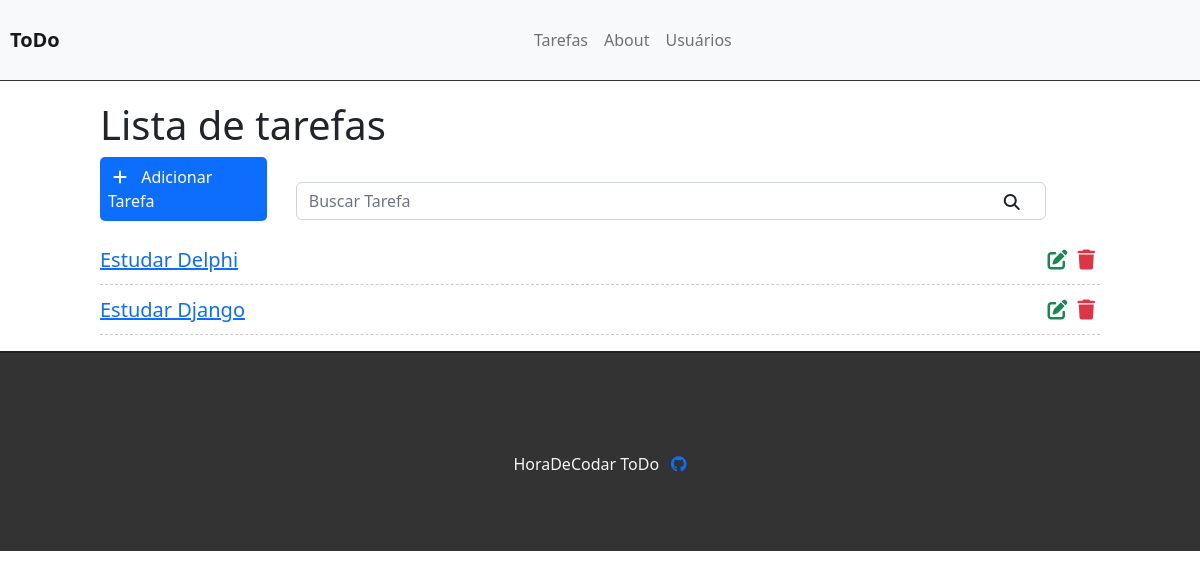
Before: / with the older database file.
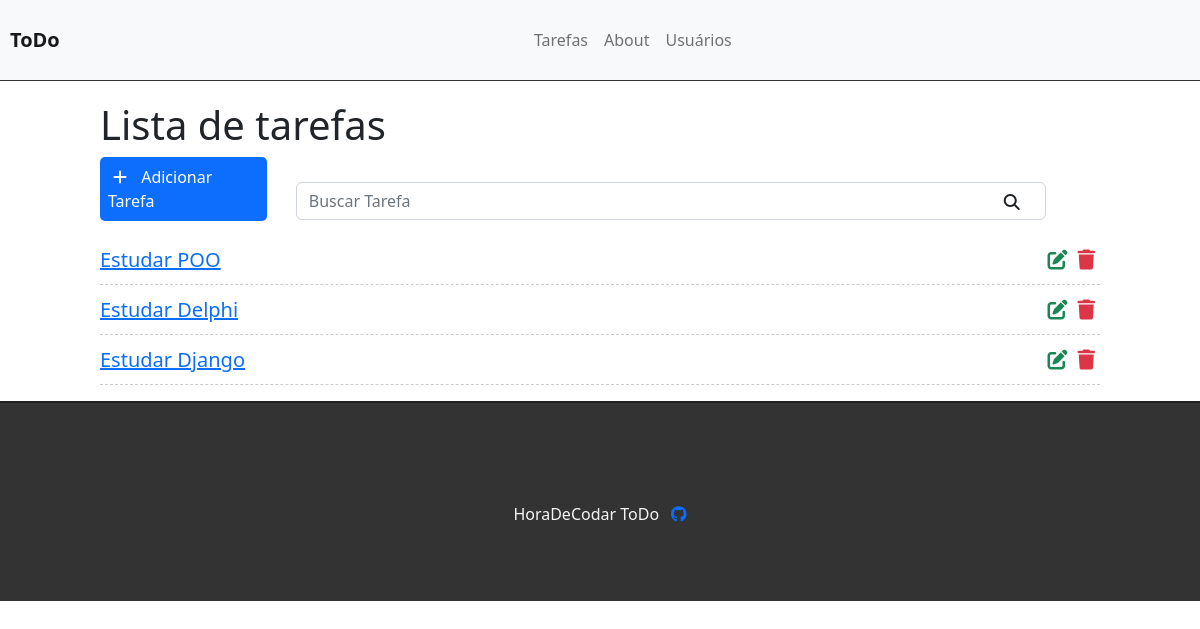
After: the same page with the newer database file.
### tasks/models.py (models this page shows, shortened)
class Task(models.Model):
    STATUS = (
        ('doing','Doing'),
        ('done','Done')
    )
    title = models.CharField(max_length = 255)
    description = models.TextField()
    done = models.CharField(
        max_length=5,
        choices = STATUS
        )
    created_at = models.DateTimeField(auto_now_add=True)
    updated_at = models.DateTimeField(auto_now=True)

### tasks/views.py (the view)
# urls.py: path('',views.taskList,name='task-list'),
def taskList(request):
    tasks = Task.objects.all().order_by('-created_at')
    return render (request,'tasks/list.html',{'tasks':tasks})

### tasks/templates/tasks/list.html (shortened to what this page needs)
{% extends 'base.html' %}
{% block content %}
<div class="offset-1 col-10 list-div">
    <h1>Lista de tarefas</h1>
    <a id="add-link" href="newtask/">
        <div class="col-2 add-div">
            <i class="fas fa-plus"></i> Adicionar Tarefa
        </div>
    </a>
    <div class="col-9 search-div">
        <input class="form-control" type="text" id="search" placeholder="Buscar Tarefa">
        <i class="fas fa-search"></i>
    </div>
    <ul class="task-list">
        {% for task in tasks %}
        <li class="task-item">
            <span><a href="/task/{{task.id}}"> {{task.title}} </a></span>
            <span><i class="fas fa-trash"></i></span>
            <span><i class="fas fa-edit"></i></span>
        </li>
        {% endfor %}
    </ul>
</div>
{% endblock %}

### tasks/templates/base.html (shortened to what this page needs)
{% load static %}
<!DOCTYPE html>
<html lang="en">
<head>
    <link href="https://cdn.jsdelivr.net/npm/bootstrap@5.2.3/dist/css/bootstrap.min.css" rel="stylesheet">
    <link rel="stylesheet" href="{% static 'css/style.css' %}">
    <link rel="stylesheet" href="https://cdnjs.cloudflare.com/ajax/libs/font-awesome/6.5.1/css/all.min.css" />
</head>
<body>
    <div class="container-fluid">
        <nav class="navbar navbar-expand-lg bg-light">
            <div class="container-fluid">
              <a class="navbar-brand" href="/">ToDo</a>
              <div class="collapse navbar-collapse" id="navbarSupportedContent">
                <ul class="navbar-nav me-auto mb-2 mb-lg-0">
                  <li class="nav-item">
                    <a class="nav-link" aria-current="page" href="#">Tarefas</a>
                  </li>
                  <li class="nav-item">
                    <a class="nav-link" aria-current="page" href="#">About</a>
                  </li>
                  <li class="nav-item">
                    <a class="nav-link" aria-current="page" href="#">Usuários</a>
                  </li>
                </ul>
              </div>
            </div>
        </nav>
          {% block content%}{% endblock %}
          <footer>
            <div>
                <p>HoraDeCodar ToDo</p>
                <a href="https://github.com/TheJoaoVitorio">
                    <i class="fa-brands fa-github"></i>
                </a>
            </div>
          </footer>
    </div>
</body>
</html>

### tasks/static/css/style.css (style rules this page uses)
.container-fluid { padding:0; }
.navbar { border-bottom: 1px solid #333; margin-bottom: 20px; padding:10px; }
.navbar-nav { margin: auto; padding:10px; }
.navbar-brand { font-weight: bold; }
.add-div { background-color: #0d6efd ; cursor:pointer; display: inline-block; color:#fff; border-radius:5px; margin-right: 25px; padding:8px; }
.fas.fa-plus { color:#FFF; margin-right:10px; margin-left: 5px; }
#add-link { text-decoration: none; }
.search-div { padding:0px; margin-top: 15px; margin-bottom:15px; display:inline-block; position: relative; }
.fas.fa-search { position: absolute; top:12px; right:26px; }
.list-div { padding:0; }
.task-list { padding-left: 0; }
.task-item { list-style: none; font-size: 20px; height: 50px; padding-top:10px; border-bottom:1px dashed #ccc; }
.fas.fa-trash, .fas.fa-edit { cursor: pointer; margin: 5px; font-size:20px; float:right; }
.fas.fa-trash { color:#dc3545; }
.fas.fa-edit { color:#198754; }
footer { background: #333; height: 200px; border-top: 2px solid #202020; }
footer > div { display: flex; justify-content: center; text-align:center; gap:12px; top:50%; position: relative; }
footer { color: #f5f5f5; }

Changed rows visible on the page:
added Task: title "Estudar POO"
